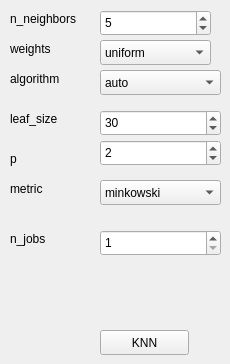
         <widget class="QWidget" name="page_37">
          <widget class="QPushButton" name="model_classifier_KNN">
           <property name="geometry">
            <rect>
             <x>100</x>
             <y>330</y>
             <width>89</width>
             <height>25</height>
            </rect>
           </property>
           <property name="text">
            <string>KNN</string>
           </property>
          </widget>
          <widget class="QSpinBox" name="spinBox_classifier_KNN_leaf_size">
           <property name="geometry">
            <rect>
             <x>100</x>
             <y>110</y>
             <width>121</width>
             <height>26</height>
            </rect>
           </property>
           <property name="minimum">
            <number>1</number>
           </property>
           <property name="maximum">
            <number>999999999</number>
           </property>
           <property name="value">
            <number>30</number>
           </property>
          </widget>
          <widget class="QLabel" name="label_24">
           <property name="geometry">
            <rect>
             <x>10</x>
             <y>40</y>
             <width>67</width>
             <height>17</height>
            </rect>
           </property>
           <property name="text">
            <string>weights</string>
           </property>
          </widget>
          <widget class="QComboBox" name="comboBox_classifier_KNN_algorithm">
           <property name="geometry">
            <rect>
             <x>100</x>
             <y>70</y>
             <width>121</width>
             <height>25</height>
            </rect>
           </property>
           <item>
            <property name="text">
             <string>auto</string>
            </property>
           </item>
           <item>
            <property name="text">
             <string>ball_tree</string>
            </property>
           </item>
           <item>
            <property name="text">
             <string>kd_tree</string>
            </property>
           </item>
           <item>
            <property name="text">
             <string>brute</string>
            </property>
           </item>
          </widget>
          <widget class="QComboBox" name="comboBox_classifier_KNN_metric">
           <property name="geometry">
            <rect>
             <x>100</x>
             <y>180</y>
             <width>121</width>
             <height>25</height>
            </rect>
           </property>
           <item>
            <property name="text">
             <string>minkowski</string>
            </property>
           </item>
           <item>
            <property name="text">
             <string>2</string>
            </property>
           </item>
          </widget>
          <widget class="QSpinBox" name="spinBox_classifier_KNN_n_jobs">
           <property name="geometry">
            <rect>
             <x>100</x>
             <y>230</y>
             <width>121</width>
             <height>26</height>
            </rect>
           </property>
           <property name="minimum">
            <number>1</number>
           </property>
           <property name="maximum">
            <number>999999999</number>
           </property>
           <property name="value">
            <number>1</number>
           </property>
          </widget>
          <widget class="QLabel" name="label_25">
           <property name="geometry">
            <rect>
             <x>10</x>
             <y>70</y>
             <width>71</width>
             <height>17</height>
            </rect>
           </property>
           <property name="text">
            <string>algorithm</string>
           </property>
          </widget>
          <widget class="QSpinBox" name="spinBox_classifier_KNN_n_neighbors">
           <property name="geometry">
            <rect>
             <x>100</x>
             <y>10</y>
             <width>111</width>
             <height>26</height>
            </rect>
           </property>
           <property name="minimum">
            <number>1</number>
           </property>
           <property name="maximum">
            <number>999999999</number>
           </property>
           <property name="value">
            <number>5</number>
           </property>
          </widget>
          <widget class="QSpinBox" name="spinBox_classifier_KNN_P">
           <property name="geometry">
            <rect>
             <x>100</x>
             <y>140</y>
             <width>121</width>
             <height>26</height>
            </rect>
           </property>
           <property name="maximum">
            <number>999999999</number>
           </property>
           <property name="value">
            <number>2</number>
           </property>
          </widget>
          <widget class="QLabel" name="label_28">
           <property name="geometry">
            <rect>
             <x>10</x>
             <y>180</y>
             <width>67</width>
             <height>17</height>
            </rect>
           </property>
           <property name="text">
            <string>metric</string>
           </property>
          </widget>
          <widget class="QLabel" name="label_27">
           <property name="geometry">
            <rect>
             <x>10</x>
             <y>150</y>
             <width>67</width>
             <height>17</height>
            </rect>
           </property>
           <property name="text">
            <string>p</string>
           </property>
          </widget>
          <widget class="QComboBox" name="comboBox__classifier_KNN_weights">
           <property name="geometry">
            <rect>
             <x>100</x>
             <y>40</y>
             <width>111</width>
             <height>25</height>
            </rect>
           </property>
           <item>
            <property name="text">
             <string>uniform</string>
            </property>
           </item>
           <item>
            <property name="text">
             <string>distance</string>
            </property>
           </item>
          </widget>
          <widget class="QLabel" name="label_26">
           <property name="geometry">
            <rect>
             <x>10</x>
             <y>110</y>
             <width>67</width>
             <height>17</height>
            </rect>
           </property>
           <property name="text">
            <string>leaf_size</string>
           </property>
          </widget>
          <widget class="QLabel" name="label_19">
           <property name="geometry">
            <rect>
             <x>10</x>
             <y>10</y>
             <width>91</width>
             <height>17</height>
            </rect>
           </property>
           <property name="text">
            <string>n_neighbors</string>
           </property>
          </widget>
          <widget class="QLabel" name="label_29">
           <property name="geometry">
            <rect>
             <x>10</x>
             <y>230</y>
             <width>67</width>
             <height>17</height>
            </rect>
           </property>
           <property name="text">
            <string>n_jobs</string>
           </property>
          </widget>
         </widget>
